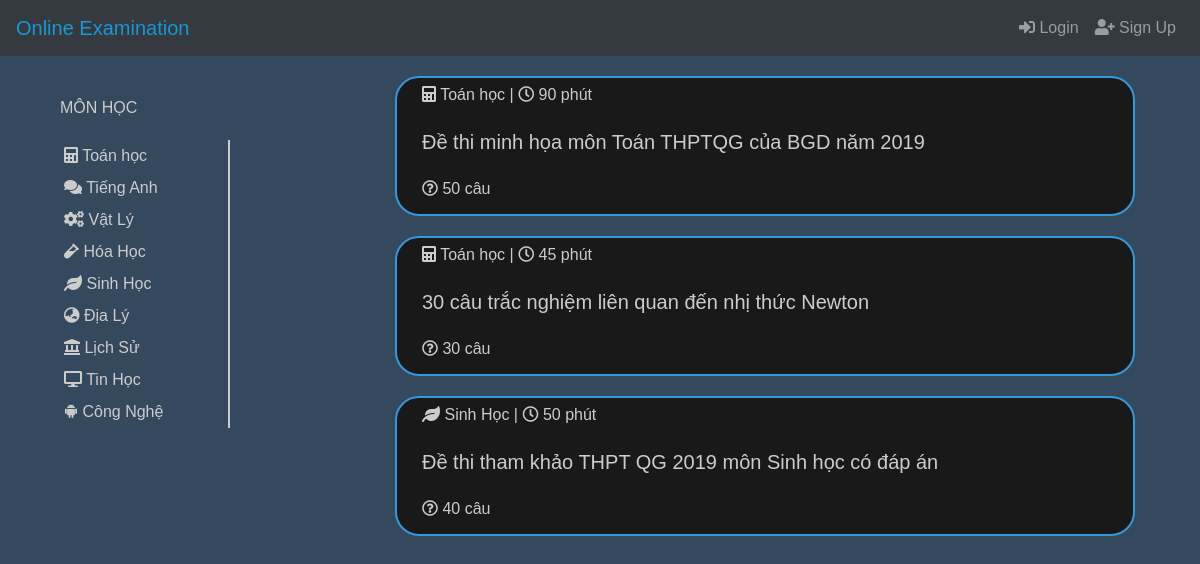
The app's page /Sources/index.php with its own data.
### tables this page shows
CREATE TABLE `exam` (
  `id` int(11) NOT NULL,
  `subject_id` int(11) DEFAULT NULL,
  `exam_name` text NOT NULL,
  `duration` tinyint(4) DEFAULT NULL,
  `number_of_questions` tinyint(11) DEFAULT NULL
);

### Sources/controllers/c_index.php (called while the page is built, shortened)
<?php
    class C_index
    {
        public function showIndexPage()
        {
            include('controllers/c_exam.php');
            $c_exam = new C_exam();
            $allExams = $c_exam->allExams();
            $exam = $allExams["exams"];
            require_once('views/v_index.php');
        }
    }
?>

### Sources/config/home_url.php (called while the page is built)
<?php
    $home_url="http://localhost:8888/CSE485_N0665/Sources/";
?>

### Sources/models/database.php (called while the page is built, shortened)
<?php
    class Database
    {
        protected $conn = '';
        protected $sql = '';
        public function __construct()
        {
            try
            {
                $this->conn = new PDO("mysql:host=".DB_HOST."; dbname=".DB_NAME, DB_USER, DB_PWD);
                $this->conn->exec("set names utf8");
            } catch(PDOException $ex){
                die($ex->getMessage());
            }
        }
        public function setQuery($sql)
        {
            $this->sql = $sql;
        }
        public function execute($options=array())
        {
            $this->cursor = $this->conn->prepare($this->sql);
            $this->cursor->execute();
            return $this->cursor;
        }
        public function loadAllRows($options=array())
        {
            if (!$options)
            {
                if (!$result = $this->execute())
                {
                    return false;
                }
            } else
            {
                if (!$result = $this->execute($options))
                {
                    return false;
                }
            }
            return $result->fetchAll(PDO::FETCH_OBJ);
        }
    }
?>

### Sources/controllers/c_exam.php (called while the page is built, shortened)
<?php
    include("models/m_exam.php");
    class C_exam
    {
        public function allExams()
        {
            $m_exam = new M_exam();
            $exams = $m_exam->getAllExams();
            return array('exams'=>$exams);
        }
    }
?>

### Sources/models/m_exam.php (called while the page is built, shortened)
<?php
    include_once('models/database.php');
    class M_exam extends Database
    {
        public function getAllExams()
        {
            $sql = "SELECT * FROM exam";
            return $this->loadAllRows();
        }
    }
?>

### Sources/views/v_index.php (the view, shortened to what this page needs)
<?php
    include_once('config/home_url.php');
    include_once('views/layout/home_head.php');
    function whatSubject($subject_id)
    {
        switch($subject_id)
        {
            case 1:
                return '<i class="fas fa-calculator"></i> Toán học';
            case 2:
                return '<i class="fas fa-comments"></i> Tiếng Anh';
            case 3:
                return '<i class="fas fa-cogs"></i> Vật Lý';
            case 4:
                return '<i class="fas fa-vial"></i> Hóa Học';
            case 5:
                return '<i class="fas fa-leaf"></i> Sinh Học';
            case 6:
                return '<i class="fas fa-globe-asia"></i> Địa Lý';
            case 7:
                return '<i class="fas fa-landmark"></i> Lịch Sử';
            case 8:
                return '<i class="fas fa-desktop"></i> Tin Học';
            case 9:
                return '<i class="fab fa-android"></i> Công Nghệ';
        }
    }
?>
<div id="content" class="container">
    <div class="fixed-sidebar col-md-2">
        <span class="label">Môn Học</span>
        <ul class="sidebar">
            <?php for($i=1; $i<=9; $i++){?>
            <li>
                <div class="subj-item">
                    <a href="<?php echo $home_url?>?subject_id=<?php echo $i ?>">
                        <?php echo whatSubject($i);?>
                    </a>
                </div>
            </li>
            <?php }?>
        </ul>
    </div>
    <div class="col-md-8 quiz-set">
        <?php for($i=0; $i<count($exam); $i++){?>
        <div class="quiz-item row">
            <div class="container col-md-10">
                <div class="row" style="margin-top:5px;">
                    <div class="col-md-12">
                        <?php echo whatSubject($exam[$i]->subject_id).' | <i class="far fa-clock"></i> '.$exam[$i]->duration.' phút'?>
                    </div>
                </div>
                <div class="row" style="margin:20px 0;">
                    <span style="font-size: 20px;">
                        <?php echo $exam[$i]->exam_name?>
                    </span>
                </div>
                <div class="row">
                    <div class="col-md-12">
                        <i class="far fa-question-circle"></i>
                        <?php echo ' '.$exam[$i]->number_of_questions.' câu'?>
                    </div>
                </div>
            </div>
        </div>
        <?php } ?>
    </div>
</div>

### Sources/index.php
<?php
    include('controllers/c_index.php');
    $c_index = new C_index();
    if(isset($_GET['subject_id']))
        $c_index->showSubjectPage();
    else
        $c_index->showIndexPage();
?>

### Sources/views/layout/home_head.php (shortened to what this page needs)
<!DOCTYPE html>
<html>
<head>
    <link rel="stylesheet" href="public/libs/css/bootstrap.min.css">
    <link rel="stylesheet" href="public/libs/css/all.min.css">
    <link rel="stylesheet" href="public/libs/css/style.css">
</head>
<body>
    <?php
        include_once('navigation.php');
    ?>

### Sources/views/layout/navigation.php
<?php include_once('config/core.php');?>
<div class="container-fluid">
    <header>
        <div class="row">
            <nav class="navbar navbar-expand-md navbar-dark bg-dark">
                <a class="navbar-brand" href="<?php echo $home_url; ?>">Online Examination</a>
                <ul class="navbar-nav ml-auto">
                    <?php
                    if(isset($_SESSION['logged_in']) && $_SESSION['logged_in']==true){
                    ?>
                        <li class="nav-item">
                            <a class="nav-link bgr-eee" href="<?php echo $home_url; ?>logout.php">
                                <i class="fas fa-sign-out-alt"></i><span> Logout</span>
                            </a>
                        </li>
                    <?php
                    }else{
                    ?>
                        <li class="nav-item bgr-eee">
                            <a class="nav-link" href="<?php echo $home_url; ?>login.php">
                                <i class="fas fa-sign-in-alt"></i><span> Login</span>
                            </a>
                        </li>
                        <li class="nav-item bgr-eee">
                            <a class="nav-link" href="<?php echo $home_url; ?>register.php">
                                <i class="fas fa-user-plus"></i><span> Sign Up</span>
                            </a>
                        </li>
                    <?php } ?>
                </ul>
            </nav>
        </div>
    </header>

### Sources/public/libs/css/style.css (style rules this page uses)
* { margin: 0; padding: 0; font-family: 'Montserrat', sans-serif; }
body { opacity: 1; background: #34495e; }
header .navbar { box-shadow: 1px 1px #34495e; width: 100%; }
header .navbar .navbar-brand { color: #1997d4; }
#content .fixed-sidebar .sidebar { height: 100%; margin: 20px 0 20px; overflow-y: auto; display: block; background-color: rbga(221,0,0,.1); }
#content .fixed-sidebar { position: fixed; }
.sidebar li { list-style: none; padding: 4px; text-align: left; border-right: 2px solid #ccc; color: #ccc; }
.subj-item a { text-decoration: none; color: #ccc; }
.fixed-sidebar .label { margin-top: 20px; display: block; text-transform: uppercase; color: #ccc; }
#content .quiz-set { margin-top: 20px; position: relative; left: 350px; }
.quiz-set .quiz-item { border: 2px solid #3498db; min-height: 140px; padding-left: 10px; margin-bottom: 20px; box-sizing: border-box; font-size: 16px; background: #191919; border-radius: 24px; color: #ccc; }

### records on screen
exam: shows "Toán học", duration "90", exam_name "Đề thi minh họa môn Toán THPTQG của BGD năm 2019", number_of_questions "50"
exam: shows "Toán học", duration "45", exam_name "30 câu trắc nghiệm liên quan đến nhị thức Newton", number_of_questions "30"
exam: shows "Sinh Học", duration "50", exam_name "Đề thi tham khảo THPT QG 2019 môn Sinh học có đáp án", number_of_questions "40"
